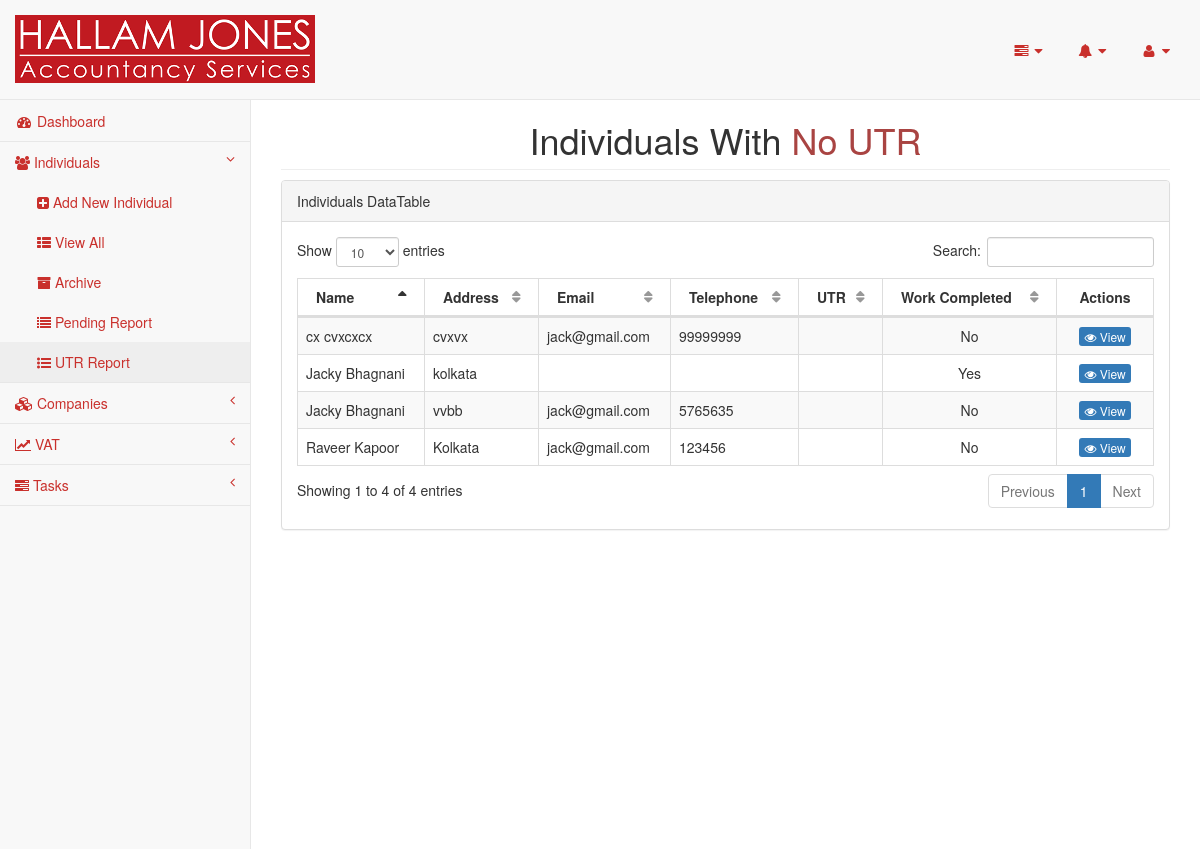
The page /pages/individuals-utr-report.php (signed in) on the database its author committed.
### tables this page shows
CREATE TABLE `individuals` (
  `id` int(11) NOT NULL,
  `client_id` varchar(200) NOT NULL,
  `firstname` varchar(100) NOT NULL,
  `surname` varchar(100) NOT NULL,
  `maiden_name` varchar(100) NOT NULL,
  `address1` text NOT NULL,
  `no_of_address` int(4) NOT NULL,
  `postcode` varchar(100) NOT NULL,
  `country_id` int(11) NOT NULL,
  `uk_address` text NOT NULL,
  `uk_address_description` varchar(200) NOT NULL,
  `telephone` varchar(100) NOT NULL,
  `no_of_telephone` int(4) NOT NULL,
  `email` varchar(100) NOT NULL,
  `no_of_email` int(4) NOT NULL,
  `company_director_of` int(11) DEFAULT NULL,
  `national_insurance` varchar(200) NOT NULL,
  `dob` date DEFAULT NULL,
  `place_of_birth` varchar(100) NOT NULL,
  `date_of_death` date DEFAULT NULL,
  `nationality` varchar(100) NOT NULL,
  `passport_no` varchar(100) NOT NULL,
  `marital_status` enum('Single','Married','Cohabiting','Divorced','Widowed','Separated','Not disclosed') NOT NULL DEFAULT 'Not disclosed',
  `date_of_marriage` date DEFAULT NULL,
  `place_of_marriage` varchar(100) NOT NULL,
  `active` enum('Yes','No') NOT NULL,
  `on_stop` enum('Yes','No') NOT NULL,
  `engagement_start_date` date DEFAULT NULL,
  `engagement_end_date` date DEFAULT NULL,
  `p_firstname` varchar(100) NOT NULL,
  `p_surname` varchar(100) NOT NULL,
  `p_maiden_name` varchar(100) NOT NULL,
  `p_address` text NOT NULL,
  `p_postcode` varchar(100) NOT NULL,
  `p_country_id` int(11) NOT NULL,
  `p_telephone` varchar(100) NOT NULL,
  `p_email` varchar(100) NOT NULL,
  `p_dob` date DEFAULT NULL,
  `p_place_of_birth` varchar(100) NOT NULL,
  `p_date_of_death` date DEFAULT NULL,
  `p_nationality` varchar(100) NOT NULL,
  `p_passport_no` varchar(100) NOT NULL,
  `first_tax_year_due` varchar(10) NOT NULL,
  `requires_tax_return` enum('Yes','No') NOT NULL DEFAULT 'No',
  `utr` bigint(10) DEFAULT NULL,
  `vat_registered` enum('Yes','No') NOT NULL DEFAULT 'No',
  `business_commencement_date` date DEFAULT NULL,
  `other_paid_employment` enum('Yes','No') NOT NULL DEFAULT 'No',
  `first_year_p45_p60` enum('Yes','No') NOT NULL DEFAULT 'Yes',
  `subsequent_years_p45_p60` enum('Yes','No') NOT NULL DEFAULT 'Yes',
  `fee` int(11) NOT NULL,
  `fee_type` enum('Monthly','Annual') NOT NULL,
  `reference` varchar(150) NOT NULL,
  `uk_sixtyfour_eight_to_hmrc` enum('Yes','No') NOT NULL DEFAULT 'No',
  `uk_sixtyfour_eight_to_hmrc_date` date NOT NULL,
  `payroll_required` enum('Yes','No') NOT NULL DEFAULT 'No',
  `paye_office_code` varchar(8) NOT NULL,
  `paye_reference` varchar(100) NOT NULL,
  `social_security_no` varchar(100) NOT NULL,
  `siret_number` varchar(100) NOT NULL,
  `business_regime` varchar(100) NOT NULL,
  `f_business_commencement_date` date DEFAULT NULL,
  `f_business_end_date` date DEFAULT NULL,
  `f_first_tax_year_due` varchar(10) NOT NULL,
  `f_fee` int(11) NOT NULL,
  `f_prvious_address` text NOT NULL,
  `fiscal_no_first` varchar(50) NOT NULL,
  `fiscal_no_second` varchar(50) NOT NULL,
  `fip_no` varchar(50) NOT NULL,
  `fd5` enum('Yes','No') NOT NULL DEFAULT 'No',
  `p85` enum('Yes','No') NOT NULL DEFAULT 'No',
  `nrl1` enum('Yes','No') NOT NULL DEFAULT 'No',
  `s1` enum('Yes','No') NOT NULL DEFAULT 'No',
  `sixtyfour_eight_to_hmrc` enum('Yes','No') NOT NULL DEFAULT 'No',
  `fd5_date` date NOT NULL,
  `p85_date` date NOT NULL,
  `nrl1_date` date NOT NULL,
  `s1_date` date NOT NULL,
  `sixtyfour_eight_to_hmrc_date` date NOT NULL,
  `teledeclarant_number` varchar(250) NOT NULL,
  `service_impots_particulier_password` varchar(250) NOT NULL,
  `cdi_address` text NOT NULL,
  `no_of_note` int(4) NOT NULL
);

CREATE TABLE `addresses` (
  `id` int(11) NOT NULL,
  `individual_id` int(11) DEFAULT NULL,
  `company_id` int(11) DEFAULT NULL,
  `address` text NOT NULL,
  `description` varchar(200) NOT NULL
);

CREATE TABLE `emails` (
  `id` int(11) NOT NULL,
  `individual_id` int(11) DEFAULT NULL,
  `company_id` int(11) DEFAULT NULL,
  `email` varchar(100) NOT NULL,
  `description` varchar(200) NOT NULL
);

CREATE TABLE `telephones` (
  `id` int(11) NOT NULL,
  `individual_id` int(11) DEFAULT NULL,
  `company_id` int(11) DEFAULT NULL,
  `telephone` varchar(20) NOT NULL,
  `description` varchar(200) NOT NULL
);

### pages/dbconnection.php (called while the page is built, shortened)
<?php
class Dbconnection{
	protected $db_name = "hallam";
	protected $db_user = "root";
	protected $db_pass = "";
	protected $db_host = "localhost";
	public function connect(){
		$this->db_conn = mysqli_connect($this->db_host, $this->db_user, $this->db_pass, $this->db_name);
		return true;
	}
}
$db=new Dbconnection();
?>

### pages/individuals-utr-report-query.php (called while the page is built, shortened)
<?php
$resultIndividualsUtr = mysqli_query($db->db_conn, "SELECT * FROM individuals WHERE UTR = ''");
?>

### pages/constants.php (called while the page is built, shortened)
<?php
$date_first = "2010-04-05";
$current_date = date('Y-m-d');
$date_last = date('Y')."-04-05";
if($current_date > $date_last){
	$date_last = $date_last;
}else{
	$date_last = (date('Y') - 1)."-04-05";
}
$diff = abs(strtotime($date_last) - strtotime($date_first));
$no_of_tax_years = floor($diff / (365*60*60*24));
$tax_years = array();
for($i=0; $i<= $no_of_tax_years; $i++){
    $year = strtotime("+".$i." year", strtotime($date_first));
    $tax_years[] = date("Y", $year);
}
$date_next = (date('Y') + 1)."-02-01";
if($current_date < $date_next){
	$returnable_tax_years = $tax_years;
	array_pop($returnable_tax_years);
}else{
	$returnable_tax_years = $tax_years;
}
$latest_tax_year = end($returnable_tax_years);
?>

### pages/individuals-utr-report.php (the view, shortened to what this page needs)
<?php
require_once('header.php');
require_once('sidebar.php');
?>
        <div id="page-wrapper">
            <div class="row">
                <div class="col-lg-12">
                    <h1 class="page-header text-center">Individuals With <span class="text-danger">No UTR</span></h1>
                </div>
            </div>
            <div class="row">
                <div class="col-lg-12">
                    <div class="panel panel-default">
                        <div class="panel-heading">
                            Individuals DataTable
                        </div>
                        <div class="panel-body">
                            <div class="dataTable_wrapper table-responsive">
                                <table class="table table-striped table-bordered table-hover" id="dataTables-example">
                                    <thead>
                                        <tr>
                                            <th>Name</th>
                                            <th>Address</th>
                                            <th>Email</th>
                                            <th>Telephone</th>
                                            <th>UTR</th>
                                            <th>Work Completed</th>
                                            <th class="remove-shorting-icons text-center">Actions</th>
                                        </tr>
                                    </thead>
                                    <tbody>
                                        <?php
                                        if($resultIndividualsUtr->num_rows > 0){
                                            while($row = $resultIndividualsUtr->fetch_array()){
                                            $individual_id = $row['id'];
                                        ?>
                                            <tr class="odd gradeA">
                                                <td><?php echo $row["firstname"].' '.$row["surname"]; ?></td>
                                                <td>
                                                    <?php
                                                    $resultAddress = mysqli_query($db->db_conn, "SELECT * FROM addresses where individual_id = $individual_id LIMIT 1");
                                                    while($rowAddress = $resultAddress->fetch_array()){
                                                        echo $rowAddress["address"];
                                                    }
                                                    ?>
                                                    </td>
                                                    <td>
                                                    <?php
                                                    $resultEmail = mysqli_query($db->db_conn, "SELECT * FROM emails where individual_id = $individual_id LIMIT 1");
                                                    while($rowEmail = $resultEmail->fetch_array()){
                                                        echo $rowEmail["email"];
                                                    }
                                                    ?>
                                                    </td>
                                                    <td class="center">
                                                    <?php
                                                    $resultTelephone = mysqli_query($db->db_conn, "SELECT * FROM telephones where individual_id = $individual_id LIMIT 1");
                                                    while($rowTelephone = $resultTelephone->fetch_array()){
                                                        echo $rowTelephone["telephone"];
                                                    }
                                                    ?>
                                                    </td>
                                                <td class="center">
                                                </td>
                                                <td class="text-center">
                                                    <?php
                                                    $individula_id = $row["id"];
                                                    $resultLatestTaxYearCompleted = mysqli_query($db->db_conn, "SELECT * FROM   individuals_tax_return_years WHERE individual_id = $individula_id AND tax_return_years LIKE '%$latest_tax_year%'");
                                                    if($resultLatestTaxYearCompleted->num_rows > 0){
                                                        echo "Yes";
                                                    } else{
                                                        echo "No";
                                                    }
                                                    ?>
                                                </td>
                                                <td class="text-center">
                                                    <a class="btn-xs btn-primary" href="individual.php?id=<?php echo $row["id"]; ?>"><i class="fa fa-eye"></i> View</a>
                                                </td>
                                            </tr>
                                        <?php
                                            }
                                        }else{
                                            echo '<tr class="odd gradeA">
                                                    <td colspan="7"><div class="error-message">No data found</div></td>
                                                </tr>';
                                        }
                                        ?>
                                    </tbody>
                                </table>
                            </div>
                        </div>
                    </div>
                </div>
            </div>
        </div>
<?php require_once('footer.php');?>

### rows shown on the page
individuals: firstname "Raveer", surname "Kapoor", shows "No"
addresses: address "Kolkata"
emails: email "jack@gmail.com"
telephones: telephone "123456"
individuals: firstname "Jacky", surname "Bhagnani", shows "Yes"
addresses: address "kolkata"
individuals: firstname "cx", surname "cvxcxcx", shows "No"
addresses: address "cvxvx"
emails: email "jack@gmail.com"
telephones: telephone "99999999"
individuals: firstname "Jacky", surname "Bhagnani", shows "No"
addresses: address "vvbb"
emails: email "jack@gmail.com"
telephones: telephone "5765635"
